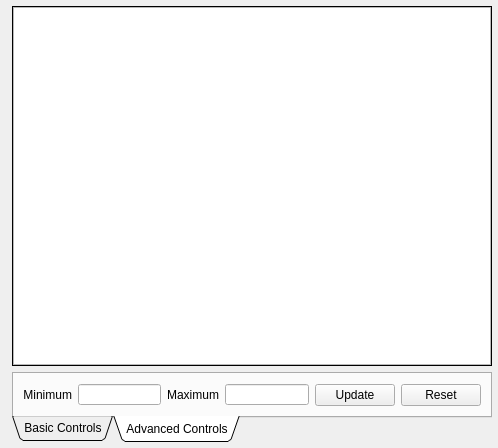
<?xml version="1.0" encoding="UTF-8"?>
<ui version="4.0">
 <class>QMRCDisplayWidget</class>
 <widget class="QWidget" name="QMRCDisplayWidget">
  <property name="geometry">
   <rect>
    <x>0</x>
    <y>0</y>
    <width>498</width>
    <height>448</height>
   </rect>
  </property>
  <property name="windowTitle">
   <string>Form</string>
  </property>
  <property name="styleSheet">
   <string notr="true"/>
  </property>
  <layout class="QGridLayout" name="gridLayout">
   <property name="leftMargin">
    <number>12</number>
   </property>
   <property name="topMargin">
    <number>6</number>
   </property>
   <property name="rightMargin">
    <number>6</number>
   </property>
   <property name="bottomMargin">
    <number>6</number>
   </property>
   <property name="spacing">
    <number>-1</number>
   </property>
   <item row="2" column="1">
    <widget class="QTabWidget" name="controlsTab">
     <property name="sizePolicy">
      <sizepolicy hsizetype="Preferred" vsizetype="Preferred">
       <horstretch>0</horstretch>
       <verstretch>0</verstretch>
      </sizepolicy>
     </property>
     <property name="styleSheet">
      <string notr="true"/>
     </property>
     <property name="tabPosition">
      <enum>QTabWidget::South</enum>
     </property>
     <property name="tabShape">
      <enum>QTabWidget::Triangular</enum>
     </property>
     <property name="currentIndex">
      <number>1</number>
     </property>
     <property name="documentMode">
      <bool>false</bool>
     </property>
     <widget class="QWidget" name="basicControlsTab">
      <attribute name="title">
       <string>Basic Controls</string>
      </attribute>
      <layout class="QHBoxLayout" name="horizontalLayout_3">
       <property name="spacing">
        <number>0</number>
       </property>
       <property name="leftMargin">
        <number>0</number>
       </property>
       <property name="topMargin">
        <number>0</number>
       </property>
       <property name="rightMargin">
        <number>0</number>
       </property>
       <property name="bottomMargin">
        <number>0</number>
       </property>
       <item>
        <layout class="QHBoxLayout" name="horizontalLayout_2">
         <property name="spacing">
          <number>0</number>
         </property>
         <property name="leftMargin">
          <number>3</number>
         </property>
         <property name="rightMargin">
          <number>8</number>
         </property>
         <item>
          <widget class="QPushButton" name="m_SaveCanvasBtn">
           <property name="sizePolicy">
            <sizepolicy hsizetype="Fixed" vsizetype="Fixed">
             <horstretch>0</horstretch>
             <verstretch>0</verstretch>
            </sizepolicy>
           </property>
           <property name="minimumSize">
            <size>
             <width>24</width>
             <height>24</height>
            </size>
           </property>
           <property name="maximumSize">
            <size>
             <width>24</width>
             <height>24</height>
            </size>
           </property>
           <property name="toolTip">
            <string>Saves the display area to an image file</string>
           </property>
           <property name="text">
            <string/>
           </property>
           <property name="icon">
            <iconset resource="../../../Resources/icons/images/Icons.qrc">
             <normaloff>:/disk_blue.png</normaloff>:/disk_blue.png</iconset>
           </property>
           <property name="iconSize">
            <size>
             <width>24</width>
             <height>24</height>
            </size>
           </property>
           <property name="flat">
            <bool>true</bool>
           </property>
          </widget>
         </item>
         <item>
          <layout class="QHBoxLayout" name="horizontalLayout">
           <property name="spacing">
            <number>4</number>
           </property>
           <property name="rightMargin">
            <number>8</number>
           </property>
           <item>
            <widget class="QToolButton" name="zoomButton">
             <property name="maximumSize">
              <size>
               <width>16777</width>
               <height>24</height>
              </size>
             </property>
             <property name="font">
              <font>
               <weight>50</weight>
               <bold>false</bold>
              </font>
             </property>
             <property name="toolTip">
              <string>Selects a set magnification level</string>
             </property>
             <property name="statusTip">
              <string/>
             </property>
             <property name="text">
              <string>100 % </string>
             </property>
             <property name="iconSize">
              <size>
               <width>24</width>
               <height>24</height>
              </size>
             </property>
             <property name="popupMode">
              <enum>QToolButton::InstantPopup</enum>
             </property>
             <property name="toolButtonStyle">
              <enum>Qt::ToolButtonTextOnly</enum>
             </property>
            </widget>
           </item>
           <item>
            <widget class="QPushButton" name="zoomIn">
             <property name="minimumSize">
              <size>
               <width>24</width>
               <height>24</height>
              </size>
             </property>
             <property name="maximumSize">
              <size>
               <width>24</width>
               <height>24</height>
              </size>
             </property>
             <property name="font">
              <font>
               <pointsize>11</pointsize>
               <weight>50</weight>
               <bold>false</bold>
              </font>
             </property>
             <property name="toolTip">
              <string>Zooms into the image(s) making them appear larger</string>
             </property>
             <property name="statusTip">
              <string/>
             </property>
             <property name="text">
              <string/>
             </property>
             <property name="icon">
              <iconset resource="../../../Resources/icons/images/Icons.qrc">
               <normaloff>:/zoom_in.png</normaloff>:/zoom_in.png</iconset>
             </property>
             <property name="iconSize">
              <size>
               <width>24</width>
               <height>24</height>
              </size>
             </property>
             <property name="flat">
              <bool>true</bool>
             </property>
            </widget>
           </item>
           <item>
            <widget class="QPushButton" name="zoomOut">
             <property name="minimumSize">
              <size>
               <width>24</width>
               <height>24</height>
              </size>
             </property>
             <property name="maximumSize">
              <size>
               <width>24</width>
               <height>24</height>
              </size>
             </property>
             <property name="font">
              <font>
               <weight>75</weight>
               <bold>true</bold>
              </font>
             </property>
             <property name="toolTip">
              <string>Zooms Out from the image(s) making them appear smaller</string>
             </property>
             <property name="statusTip">
              <string/>
             </property>
             <property name="text">
              <string/>
             </property>
             <property name="icon">
              <iconset resource="../../../Resources/icons/images/Icons.qrc">
               <normaloff>:/zoom_out.png</normaloff>:/zoom_out.png</iconset>
             </property>
             <property name="iconSize">
              <size>
               <width>24</width>
               <height>24</height>
              </size>
             </property>
             <property name="flat">
              <bool>true</bool>
             </property>
            </widget>
           </item>
           <item>
            <widget class="QPushButton" name="fitToWindow">
             <property name="minimumSize">
              <size>
               <width>24</width>
               <height>24</height>
              </size>
             </property>
             <property name="maximumSize">
              <size>
               <width>24</width>
               <height>24</height>
              </size>
             </property>
             <property name="toolTip">
              <string>Fits the image(s) into the current window size area.</string>
             </property>
             <property name="text">
              <string/>
             </property>
             <property name="icon">
              <iconset resource="../../../Resources/icons/images/Icons.qrc">
               <normaloff>:/fit_to_size.png</normaloff>:/fit_to_size.png</iconset>
             </property>
             <property name="iconSize">
              <size>
               <width>24</width>
               <height>24</height>
              </size>
             </property>
             <property name="flat">
              <bool>true</bool>
             </property>
            </widget>
           </item>
          </layout>
         </item>
        </layout>
       </item>
       <item>
        <layout class="QHBoxLayout" name="horizontalLayout_6">
         <property name="spacing">
          <number>0</number>
         </property>
         <property name="leftMargin">
          <number>6</number>
         </property>
         <item>
          <widget class="QLabel" name="indexLabel">
           <property name="sizePolicy">
            <sizepolicy hsizetype="Preferred" vsizetype="Fixed">
             <horstretch>0</horstretch>
             <verstretch>0</verstretch>
            </sizepolicy>
           </property>
           <property name="maximumSize">
            <size>
             <width>16777215</width>
             <height>24</height>
            </size>
           </property>
           <property name="font">
            <font>
             <pointsize>-1</pointsize>
             <weight>75</weight>
             <bold>true</bold>
            </font>
           </property>
           <property name="styleSheet">
            <string notr="true">QLabel {
font-weight: bold;
font-size: 10px;
}</string>
           </property>
           <property name="text">
            <string>Index</string>
           </property>
           <property name="alignment">
            <set>Qt::AlignRight|Qt::AlignTrailing|Qt::AlignVCenter</set>
           </property>
          </widget>
         </item>
         <item>
          <widget class="QSpinBox" name="currentTiltIndex">
           <property name="sizePolicy">
            <sizepolicy hsizetype="Preferred" vsizetype="Fixed">
             <horstretch>0</horstretch>
             <verstretch>0</verstretch>
            </sizepolicy>
           </property>
           <property name="minimumSize">
            <size>
             <width>50</width>
             <height>0</height>
            </size>
           </property>
           <property name="maximumSize">
            <size>
             <width>16777215</width>
             <height>24</height>
            </size>
           </property>
           <property name="toolTip">
            <string>Select a specific tilt</string>
           </property>
          </widget>
         </item>
         <item>
          <spacer name="horizontalSpacer_7">
           <property name="orientation">
            <enum>Qt::Horizontal</enum>
           </property>
           <property name="sizeType">
            <enum>QSizePolicy::Fixed</enum>
           </property>
           <property name="sizeHint" stdset="0">
            <size>
             <width>12</width>
             <height>20</height>
            </size>
           </property>
          </spacer>
         </item>
         <item>
          <widget class="QPushButton" name="skipStart">
           <property name="sizePolicy">
            <sizepolicy hsizetype="Fixed" vsizetype="Fixed">
             <horstretch>0</horstretch>
             <verstretch>0</verstretch>
            </sizepolicy>
           </property>
           <property name="minimumSize">
            <size>
             <width>24</width>
             <height>24</height>
            </size>
           </property>
           <property name="maximumSize">
            <size>
             <width>24</width>
             <height>24</height>
            </size>
           </property>
           <property name="toolTip">
            <string>Skips to first tilt/slice</string>
           </property>
           <property name="text">
            <string/>
           </property>
           <property name="icon">
            <iconset resource="../../../Resources/icons/images/Icons.qrc">
             <normaloff>:/media_beginning.png</normaloff>:/media_beginning.png</iconset>
           </property>
           <property name="iconSize">
            <size>
             <width>24</width>
             <height>24</height>
            </size>
           </property>
           <property name="flat">
            <bool>true</bool>
           </property>
          </widget>
         </item>
         <item>
          <widget class="QPushButton" name="playBtn">
           <property name="sizePolicy">
            <sizepolicy hsizetype="Fixed" vsizetype="Fixed">
             <horstretch>0</horstretch>
             <verstretch>0</verstretch>
            </sizepolicy>
           </property>
           <property name="minimumSize">
            <size>
             <width>24</width>
             <height>24</height>
            </size>
           </property>
           <property name="maximumSize">
            <size>
             <width>24</width>
             <height>24</height>
            </size>
           </property>
           <property name="toolTip">
            <string>Cycles through all tilts/slices in the file.</string>
           </property>
           <property name="text">
            <string/>
           </property>
           <property name="icon">
            <iconset resource="../../../Resources/icons/images/Icons.qrc">
             <normaloff>:/media_play_green.png</normaloff>:/media_play_green.png</iconset>
           </property>
           <property name="iconSize">
            <size>
             <width>24</width>
             <height>24</height>
            </size>
           </property>
           <property name="flat">
            <bool>true</bool>
           </property>
          </widget>
         </item>
         <item>
          <widget class="QPushButton" name="stopBtn">
           <property name="sizePolicy">
            <sizepolicy hsizetype="Fixed" vsizetype="Fixed">
             <horstretch>0</horstretch>
             <verstretch>0</verstretch>
            </sizepolicy>
           </property>
           <property name="minimumSize">
            <size>
             <width>24</width>
             <height>24</height>
            </size>
           </property>
           <property name="maximumSize">
            <size>
             <width>24</width>
             <height>24</height>
            </size>
           </property>
           <property name="toolTip">
            <string>Stops the animation</string>
           </property>
           <property name="text">
            <string/>
           </property>
           <property name="icon">
            <iconset resource="../../../Resources/icons/images/Icons.qrc">
             <normaloff>:/media_stop_red.png</normaloff>:/media_stop_red.png</iconset>
           </property>
           <property name="iconSize">
            <size>
             <width>24</width>
             <height>24</height>
            </size>
           </property>
           <property name="flat">
            <bool>true</bool>
           </property>
          </widget>
         </item>
         <item>
          <widget class="QPushButton" name="skipEnd">
           <property name="sizePolicy">
            <sizepolicy hsizetype="Fixed" vsizetype="Fixed">
             <horstretch>0</horstretch>
             <verstretch>0</verstretch>
            </sizepolicy>
           </property>
           <property name="minimumSize">
            <size>
             <width>24</width>
             <height>24</height>
            </size>
           </property>
           <property name="maximumSize">
            <size>
             <width>24</width>
             <height>24</height>
            </size>
           </property>
           <property name="toolTip">
            <string>Skip to last tilt/slice</string>
           </property>
           <property name="text">
            <string/>
           </property>
           <property name="icon">
            <iconset resource="../../../Resources/icons/images/Icons.qrc">
             <normaloff>:/media_end.png</normaloff>:/media_end.png</iconset>
           </property>
           <property name="iconSize">
            <size>
             <width>24</width>
             <height>24</height>
            </size>
           </property>
           <property name="flat">
            <bool>true</bool>
           </property>
          </widget>
         </item>
         <item>
          <spacer name="horizontalSpacer">
           <property name="orientation">
            <enum>Qt::Horizontal</enum>
           </property>
           <property name="sizeHint" stdset="0">
            <size>
             <width>40</width>
             <height>20</height>
            </size>
           </property>
          </spacer>
         </item>
        </layout>
       </item>
      </layout>
     </widget>
     <widget class="QWidget" name="advancedControlsTab">
      <property name="styleSheet">
       <string notr="true"/>
      </property>
      <attribute name="title">
       <string>Advanced Controls</string>
      </attribute>
      <layout class="QGridLayout" name="gridLayout_2">
       <item row="0" column="4">
        <widget class="QPushButton" name="updateImageBtn">
         <property name="enabled">
          <bool>true</bool>
         </property>
         <property name="sizePolicy">
          <sizepolicy hsizetype="Preferred" vsizetype="Preferred">
           <horstretch>0</horstretch>
           <verstretch>0</verstretch>
          </sizepolicy>
         </property>
         <property name="text">
          <string>Update</string>
         </property>
        </widget>
       </item>
       <item row="0" column="3">
        <widget class="QLineEdit" name="maximumField">
         <property name="enabled">
          <bool>true</bool>
         </property>
         <property name="sizePolicy">
          <sizepolicy hsizetype="Preferred" vsizetype="Preferred">
           <horstretch>0</horstretch>
           <verstretch>0</verstretch>
          </sizepolicy>
         </property>
         <property name="minimumSize">
          <size>
           <width>50</width>
           <height>20</height>
          </size>
         </property>
         <property name="maximumSize">
          <size>
           <width>125</width>
           <height>21</height>
          </size>
         </property>
         <property name="text">
          <string/>
         </property>
        </widget>
       </item>
       <item row="0" column="0">
        <widget class="QLabel" name="label">
         <property name="sizePolicy">
          <sizepolicy hsizetype="Preferred" vsizetype="Preferred">
           <horstretch>0</horstretch>
           <verstretch>0</verstretch>
          </sizepolicy>
         </property>
         <property name="text">
          <string>Minimum</string>
         </property>
         <property name="alignment">
          <set>Qt::AlignRight|Qt::AlignTrailing|Qt::AlignVCenter</set>
         </property>
        </widget>
       </item>
       <item row="0" column="1">
        <widget class="QLineEdit" name="minimumField">
         <property name="enabled">
          <bool>true</bool>
         </property>
         <property name="sizePolicy">
          <sizepolicy hsizetype="Preferred" vsizetype="Preferred">
           <horstretch>0</horstretch>
           <verstretch>0</verstretch>
          </sizepolicy>
         </property>
         <property name="minimumSize">
          <size>
           <width>50</width>
           <height>20</height>
          </size>
         </property>
         <property name="maximumSize">
          <size>
           <width>125</width>
           <height>21</height>
          </size>
         </property>
         <property name="text">
          <string/>
         </property>
        </widget>
       </item>
       <item row="0" column="2">
        <widget class="QLabel" name="label_2">
         <property name="sizePolicy">
          <sizepolicy hsizetype="Preferred" vsizetype="Preferred">
           <horstretch>0</horstretch>
           <verstretch>0</verstretch>
          </sizepolicy>
         </property>
         <property name="text">
          <string>Maximum</string>
         </property>
         <property name="alignment">
          <set>Qt::AlignRight|Qt::AlignTrailing|Qt::AlignVCenter</set>
         </property>
        </widget>
       </item>
       <item row="0" column="5">
        <widget class="QPushButton" name="resetImageBtn">
         <property name="sizePolicy">
          <sizepolicy hsizetype="Preferred" vsizetype="Preferred">
           <horstretch>0</horstretch>
           <verstretch>0</verstretch>
          </sizepolicy>
         </property>
         <property name="text">
          <string>Reset</string>
         </property>
        </widget>
       </item>
      </layout>
     </widget>
    </widget>
   </item>
   <item row="0" column="1">
    <widget class="QFrame" name="frame_3">
     <property name="sizePolicy">
      <sizepolicy hsizetype="Expanding" vsizetype="Expanding">
       <horstretch>0</horstretch>
       <verstretch>0</verstretch>
      </sizepolicy>
     </property>
     <property name="styleSheet">
      <string notr="true"/>
     </property>
     <property name="frameShape">
      <enum>QFrame::Box</enum>
     </property>
     <property name="frameShadow">
      <enum>QFrame::Plain</enum>
     </property>
     <layout class="QHBoxLayout" name="horizontalLayout_4">
      <property name="spacing">
       <number>0</number>
      </property>
      <property name="leftMargin">
       <number>0</number>
      </property>
      <property name="topMargin">
       <number>0</number>
      </property>
      <property name="rightMargin">
       <number>0</number>
      </property>
      <property name="bottomMargin">
       <number>0</number>
      </property>
      <item>
       <widget class="MRCGraphicsView" name="m_GraphicsView">
        <property name="styleSheet">
         <string notr="true"/>
        </property>
       </widget>
      </item>
     </layout>
    </widget>
   </item>
  </layout>
 </widget>
 <customwidgets>
  <customwidget>
   <class>MRCGraphicsView</class>
   <extends>QGraphicsView</extends>
   <header location="global">MRCGraphicsView.h</header>
  </customwidget>
 </customwidgets>
 <resources>
  <include location="../../../Resources/icons/images/Icons.qrc"/>
 </resources>
 <connections/>
</ui>
